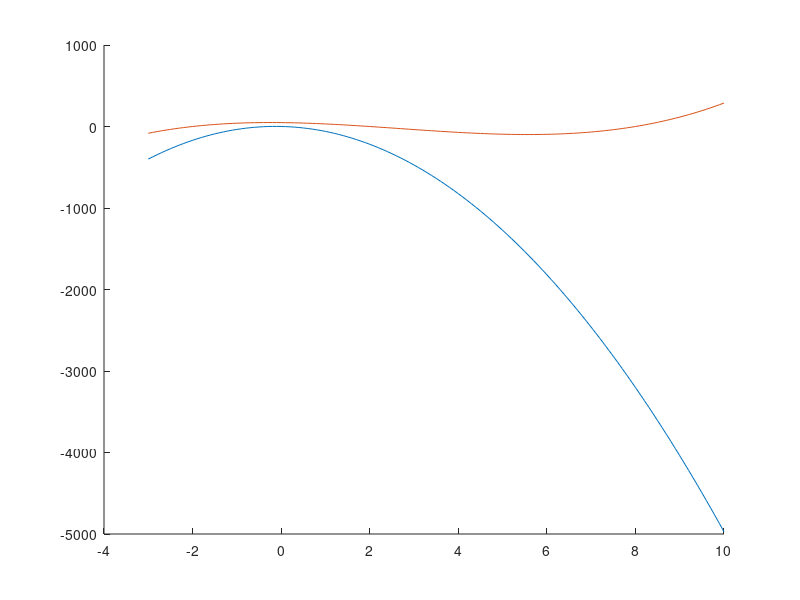

MATLAB code for this plot:
function pol1
  vx=[-3;0;5;10];
  vy=[-82.5;48;-94.5;288];
  x=-3:0.1:10;
  for i=1:length(x)
    y(i)=poli(x(i),vx,vy);
    y2(i)=metododirecto(x(i),vx,vy);
  endfor
  hold on
  plot(x,y);
  plot(x,y2);
  hold off
endfunction
#aproximacion
function p=poli(x,vx,vy)
    mf(:,1)=vx.^(3);
    mf(:,2)=vx;
    mf(:,3)=1;
  coef=inv(mf'*mf)*(mf'*vy);
  p=0;
  for i=1:3
    p=p+coef(i)*x^(i-1);
  endfor
endfunction
#interpolacion
function p2=metododirecto(x,vx,vy)
  n=length(vx);
  for i=1:n
    mf(:,i)=vx.^(i-1);
  endfor
  coef=inv(mf)*vy;
  p2=0;
  for i=1:n
    p2=p2+coef(i)*x^(i-1);
  endfor
endfunction